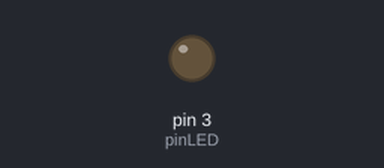
A sketch run on a simulated Arduino Uno, built with avr-gcc and run on an emulated ATmega328P. Shown: output pins drawn as LEDs (lit = HIGH).

Above: at 0.15 s.
At 39.84 s:
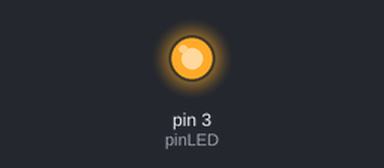
Timing chart, 0 to 40.0 s (numbered marks = the images above):
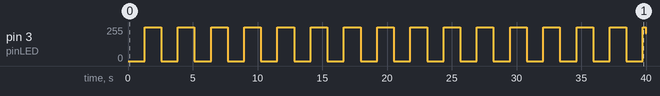

Measured:
- by itself, pin 3 (pinLED): 0/255 → 255/255 at 1.3 s, → 0/255 1.3 s later, → 255/255 1.3 s later, → 0/255 1.3 s later, … (32 changes in this stretch)

The sketch:

_7.2b.ino
```cpp
// 7.2b アナログLチカ

// digitalWrite()関数は、HIGH/LOWのみ
// analogWrite()関数を使うと、明るさを調整できる

// LED SocketにLEDをさし（LEDの長い足が＋、短い足が－）
// ケーブルをGroveのD3にさす
const int pinLED = 3;

// 初期設定
void setup() {
  // pinLEDで指定した番号のピンを、出力モードにする
  pinMode(pinLED, OUTPUT);
}

// メインの処理、この中の命令が繰り返し実行される
void loop() {
  for(int i = 0; i < 256; i++) {    // 0～255まで繰り返す
    analogWrite(pinLED, i);         // LEDをiの強さで光らせる
    delay(5);                       // 少し待つ
  }
  for(int i = 255; i >= 0; i--) {   // 255～0まで繰り返す
    analogWrite(pinLED, i);         // LEDをiの強さで光らせる
    delay(5);                       // 少し待つ
  }
}
```
